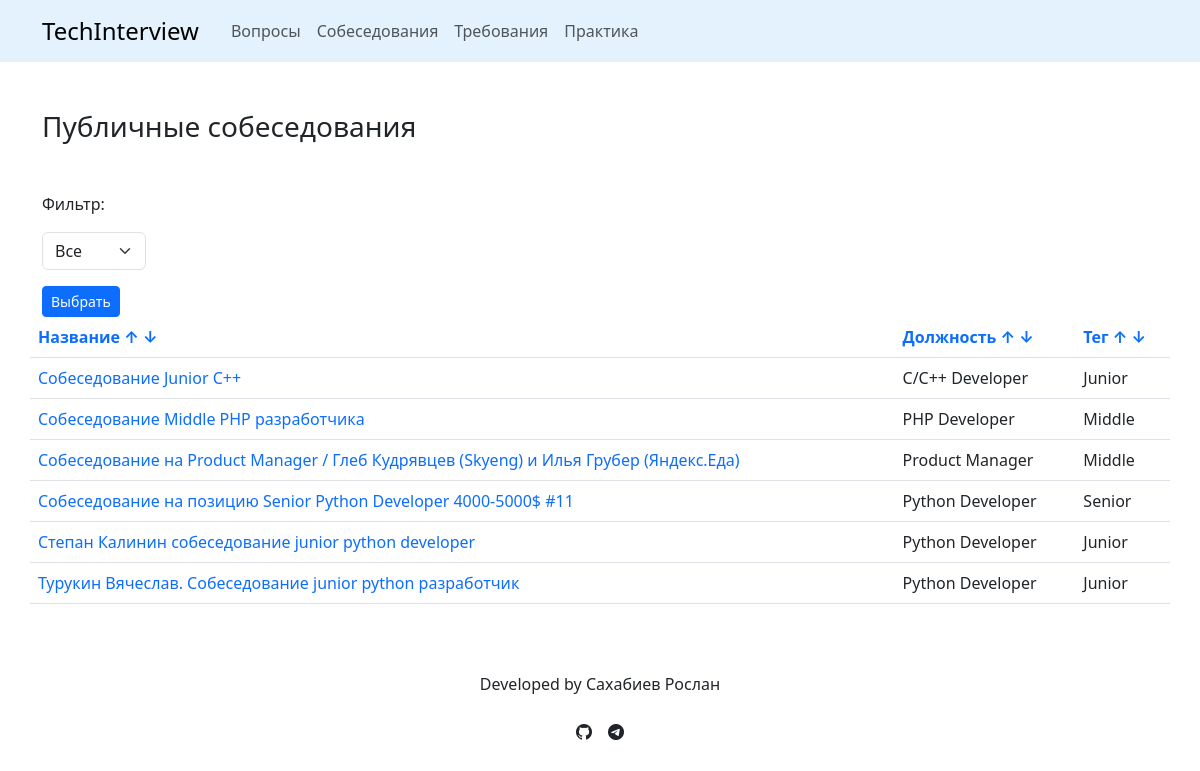
The page /mock/ on the database its author committed.
### main/models.py (models this page shows, shortened)
class Interview(models.Model):
    class Meta:
        db_table = 'interview'
    title = models.CharField(max_length=500)
    url = models.URLField()
    profession = models.ForeignKey(to=Profession, on_delete=models.CASCADE)
    tag = models.ForeignKey(to=Tag, on_delete=models.CASCADE)

class Profession(models.Model):
    class Meta:
        db_table = 'profession'
    title = models.CharField(max_length=500)
    slug = models.SlugField(max_length=50, unique=True)

class Tag(models.Model):
    class Meta:
        db_table = 'tag'
    title = models.CharField(max_length=50)
    professions = models.ManyToManyField(Profession, related_name='tags')

### main/views.py (the view)
# urls.py: path('mock/', views.Mock.as_view(), name='mock'),
class Mock(ListView):
    model = Interview
    template_name = 'main/mock.html'
    context_object_name = 'interviews'
    def get_queryset(self):
        tag = self.request.GET.get('tag')
        sort = self.request.GET.get('sort', 'title')
        order = self.request.GET.get('order', 'asc')
        sort_options = {
            'title': 'title',
            'profession': 'profession__title',
            'tag': 'tag__title'
        }
        sort_by = sort_options.get(sort, 'title')
        if order == 'desc':
            sort_by = f'-{sort_by}'
        queryset = Interview.objects.all()
        if tag:
            queryset = queryset.filter(tag__title=tag)
        return queryset.order_by(sort_by)
    def get_context_data(self, **kwargs):
        context = super().get_context_data(**kwargs)
        context['tags'] = Tag.objects.all()
        return context

### main/templates/main/mock.html (shortened to what this page needs)
{% extends 'main/base.html' %}
{% block content %}
    <h1 class="mt-5 mb-5 fs-3">Публичные собеседования</h1>
    <div class="row align-items-start">
    <div class="col-12 col-md-2 d-flex flex-column align-items-start">
        <p class="">Фильтр:</p>
        <form method="GET">
            <select class="form-select" aria-label="Default select example" name="tag">
                <option value="" selected>Все</option>
            </select>
            <button type="submit" class="btn btn-sm btn-primary mt-3">Выбрать</button>
        </form>
    </div>
    <table class="table">
        <thead>
        <tr>
            <th scope="col">
                <a href="?sort=title&order=asc" class="link-underline link-underline-opacity-0 link-underline-opacity-75-hover">Название ↑</a>
                <a href="?sort=title&order=desc" class="link-underline link-underline-opacity-0 link-underline-opacity-75-hover">↓</a>
            </th>
            <th scope="col">
                <a href="?sort=profession&order=asc" class="link-underline link-underline-opacity-0 link-underline-opacity-75-hover">Должность ↑</a>
                <a href="?sort=profession&order=desc" class="link-underline link-underline-opacity-0 link-underline-opacity-75-hover">↓</a>
            </th>
            <th scope="col">
                <a href="?sort=tag&order=asc" class="link-underline link-underline-opacity-0 link-underline-opacity-75-hover">Тег ↑</a>
                <a href="?sort=tag&order=desc" class="link-underline link-underline-opacity-0 link-underline-opacity-75-hover">↓</a>
            </th>
        </tr>
        </thead>
        <tbody>
            {% for interview in interviews %}
            <tr>
                <td>
                    <a href="{{ interview.url }}" target="_blank" class="link-offset-2 link-offset-3-hover link-underline
            link-underline-opacity-0 link-underline-opacity-75-hover">{{ interview.title }}</a>
                </td>
                <td>{{ interview.profession.title }}</td>
                <td>{{ interview.tag.title }}</td>
            </tr>
            {% endfor %}
        </tbody>
    </table>
    </div>
{% endblock %}

### rows shown on the page
Interview: title "Собеседование Junior C++", profession "C/C++ Developer", tag "Junior"
Interview: title "Собеседование Middle PHP разработчика", profession "PHP Developer", tag "Middle"
Interview: title "Собеседование на Product Manager / Глеб Кудрявцев (Skyeng) и Илья Грубер (Яндекс.Еда)", profession "Product Manager", tag "Middle"
Interview: title "Собеседование на позицию Senior Python Developer 4000-5000$ #11", profession "Python Developer", tag "Senior"
Interview: title "Степан Калинин собеседование junior python developer", profession "Python Developer", tag "Junior"
Interview: title "Турукин Вячеслав. Собеседование junior python разработчик", profession "Python Developer", tag "Junior"
